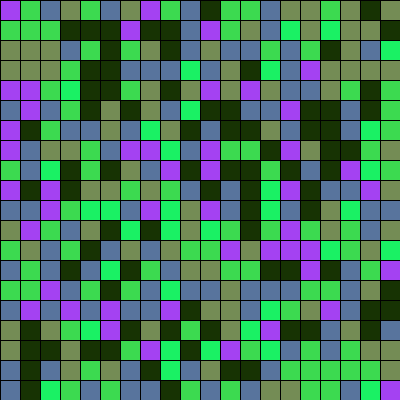
Frame 1 (no input)
Frame 60 (the mouse pressed at the canvas centre just before this capture): identical to frame 1, image omitted
Frame 120 (the mouse held since frame 60 and released just before this capture): identical to frame 1, image omitted

The Processing sketch that drew this single still picture (run headless with seeded random() and noise(); from frame 60 on, the mouse is pressed at the canvas centre):

// Processing sketch: processing_599
// ── processing_599.pde

//Matt Richard

//declare variables 
int totalDiceRolls = 400; // !! must be a square,  var for how many squares you want on the screen, 
int diceRollResult[][]; // create nested array that holds the rects alpha value
color color0 = color(0);
color color1 = color(255,0,0);
color color2 = color(255);
color color3 = color(0,0,255);
color color4 = color(255,255,0);
color color5 = color(200,0,255);

void setup () { 
  size(400,400);
  
  for(int i=0; i<6; i++){
   switch(i){
    case 0:
    color0 = color(random(255),random(255),random(255));
    break;
    case 1:
    color1 = color(random(255),random(255),random(255));
    break;
    case 2:
    color2 = color(random(255),random(255),random(255));
    break;
    case 3:
    color3 = color(random(255),random(255),random(255));
    break;
    case 4:
    color4 = color(random(255),random(255),random(255));
    break;
    case 5:
    color5 = color(random(255),random(255),random(255));
    break;
   } 
  }
  
  diceRollResult = new int[floor(sqrt(totalDiceRolls))][floor(sqrt(totalDiceRolls))];
  
  for(int x=0; x < sqrt(totalDiceRolls); x++){ 
    for(int y=0; y < sqrt(totalDiceRolls); y++){ 
         diceRollResult[x][y] = round(random(5));
      
      switch(diceRollResult[x][y]){
      case 0:
       fill(color0); 
       rect(floor((x * (width/(sqrt(totalDiceRolls))))), floor((y * (height/(sqrt(totalDiceRolls))))), floor((width/(sqrt(totalDiceRolls)))), floor((height/(sqrt(totalDiceRolls))))); 
       break;
      case 1:
       fill(color1); 
       rect(floor((x * (width/(sqrt(totalDiceRolls))))), floor((y * (height/(sqrt(totalDiceRolls))))), floor((width/(sqrt(totalDiceRolls)))), floor((height/(sqrt(totalDiceRolls))))); 
       break;
      case 2:
       fill(color2); 
       rect(floor((x * (width/(sqrt(totalDiceRolls))))), floor((y * (height/(sqrt(totalDiceRolls))))), floor((width/(sqrt(totalDiceRolls)))), floor((height/(sqrt(totalDiceRolls))))); 
       break;
      case 3:
       fill(color3); 
       rect(floor((x * (width/(sqrt(totalDiceRolls))))), floor((y * (height/(sqrt(totalDiceRolls))))), floor((width/(sqrt(totalDiceRolls)))), floor((height/(sqrt(totalDiceRolls))))); 
       break;
      case 4:
       fill(color4); 
       rect(floor((x * (width/(sqrt(totalDiceRolls))))), floor((y * (height/(sqrt(totalDiceRolls))))), floor((width/(sqrt(totalDiceRolls)))), floor((height/(sqrt(totalDiceRolls))))); 
       break;
      case 5:
       fill(color5); 
       rect(floor((x * (width/(sqrt(totalDiceRolls))))), floor((y * (height/(sqrt(totalDiceRolls))))), floor((width/(sqrt(totalDiceRolls)))), floor((height/(sqrt(totalDiceRolls))))); 
       break;
      default:             // Default executes if the case labels
       println("None");   // don't match the switch parameter
       break;
      }
  } 
} 
}

void draw (){
//  for(int x = 0; x < sqrt(totalDiceRolls); x++){ 
//    for(int y = 0; y < sqrt(totalDiceRolls); y++){
//      fill(diceRollResult[x][y]); 
//      rect(floor((x * (width/(sqrt(totalDiceRolls))))), floor((y * (height/(sqrt(totalDiceRolls))))), floor((width/(sqrt(totalDiceRolls)))), floor((height/(sqrt(totalDiceRolls))))); 
//    } 
//  } 
} 

void mousePressed() {
  for(int x = 0; x < sqrt(totalDiceRolls); x++){ 
    for(int y = 0; y < sqrt(totalDiceRolls); y++){ 
           diceRollResult[x][y] = round(random(5));
      
      switch(diceRollResult[x][y]){
      case 0:
       fill(color0); 
       rect(floor((x * (width/(sqrt(totalDiceRolls))))), floor((y * (height/(sqrt(totalDiceRolls))))), floor((width/(sqrt(totalDiceRolls)))), floor((height/(sqrt(totalDiceRolls))))); 
       break;
      case 1:
       fill(color1); 
       rect(floor((x * (width/(sqrt(totalDiceRolls))))), floor((y * (height/(sqrt(totalDiceRolls))))), floor((width/(sqrt(totalDiceRolls)))), floor((height/(sqrt(totalDiceRolls))))); 
       break;
      case 2:
       fill(color2); 
       rect(floor((x * (width/(sqrt(totalDiceRolls))))), floor((y * (height/(sqrt(totalDiceRolls))))), floor((width/(sqrt(totalDiceRolls)))), floor((height/(sqrt(totalDiceRolls))))); 
       break;
      case 3:
       fill(color3); 
       rect(floor((x * (width/(sqrt(totalDiceRolls))))), floor((y * (height/(sqrt(totalDiceRolls))))), floor((width/(sqrt(totalDiceRolls)))), floor((height/(sqrt(totalDiceRolls))))); 
       break;
      case 4:
       fill(color4); 
       rect(floor((x * (width/(sqrt(totalDiceRolls))))), floor((y * (height/(sqrt(totalDiceRolls))))), floor((width/(sqrt(totalDiceRolls)))), floor((height/(sqrt(totalDiceRolls))))); 
       break;
      case 5:
       fill(color5); 
       rect(floor((x * (width/(sqrt(totalDiceRolls))))), floor((y * (height/(sqrt(totalDiceRolls))))), floor((width/(sqrt(totalDiceRolls)))), floor((height/(sqrt(totalDiceRolls))))); 
       break;
      default:             // Default executes if the case labels
       println("None");   // don't match the switch parameter
       break;
      }
    } 
  } 
}
